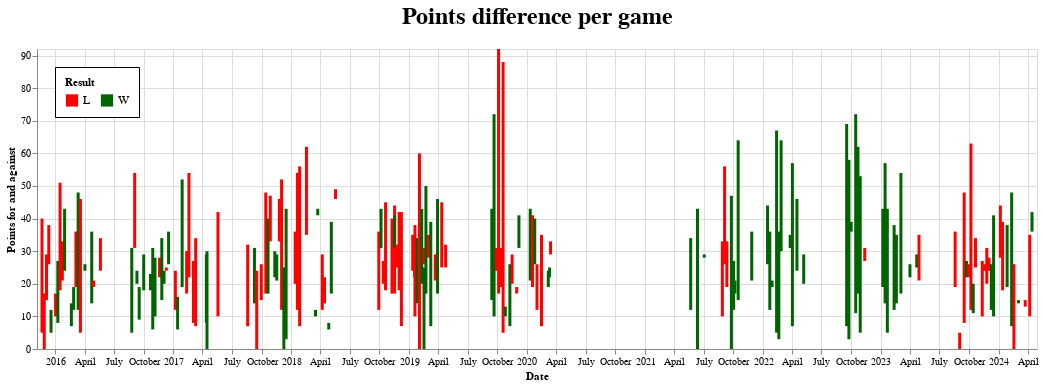

Write notebook code for a chart like this one.
### Code cell
alt.Chart(df).mark_bar(width=3).encode(
    y=alt.Y('F:Q', title='Points for and against', scale=alt.Scale(nice=False)),
    y2=alt.Y2('A:Q'),
    x=alt.X('Date:T', scale=alt.Scale(nice=False)),
    color=alt.Color('Result:N', 
        scale=alt.Scale(domain=["L", "W"], range=['red','darkgreen']), 
        legend=alt.Legend(orient='top-left', fillColor="white", labelFontSize=12, symbolSize=150, padding=10, strokeColor="black", direction="horizontal"),),
    tooltip=['Season', 'Club', 'Team', 'Result', 'F', 'A'],
).properties(
    title=alt.Title(
        text='Points difference per game',
        fontSize=24,
        offset=20,
        anchor='middle',
    ),
    width=1000,
)

### Figure 1 — Vega-Lite specification as saved in the notebook (floating-point values rounded to 4 significant figures; data arrays with more than 128 entries replaced by an {"elided": "..."} marker saying what was removed)
{"config": {"view": {"continuousWidth": 300, "continuousHeight": 300}}, "data": {"name": "data-cd4912344e046b66b7837cf077d47b82"}, "mark": {"type": "bar", "width": 3}, "encoding": {"color": {"field": "Result", "legend": {"direction": "horizontal", "fillColor": "white", "labelFontSize": 12, "orient": "top-left", "padding": 10, "strokeColor": "black", "symbolSize": 150}, "scale": {"domain": ["L", "W"], "range": ["red", "darkgreen"]}, "type": "nominal"}, "tooltip": [{"field": "Season", "type": "nominal"}, {"field": "Club", "type": "nominal"}, {"field": "Team", "type": "nominal"}, {"field": "Result", "type": "nominal"}, {"field": "F", "type": "nominal"}, {"field": "A", "type": "nominal"}], "x": {"field": "Date", "scale": {"nice": false}, "type": "temporal"}, "y": {"field": "F", "scale": {"nice": false}, "title": "Points for and against", "type": "quantitative"}, "y2": {"field": "A"}}, "title": {"text": "Points difference per game", "anchor": "middle", "fontSize": 24, "offset": 20}, "width": 1000, "$schema": "https://vega.github.io/schema/vega-lite/v5.17.0.json", "datasets": {"data-cd4912344e046b66b7837cf077d47b82": {"elided": "176 records"}}}
